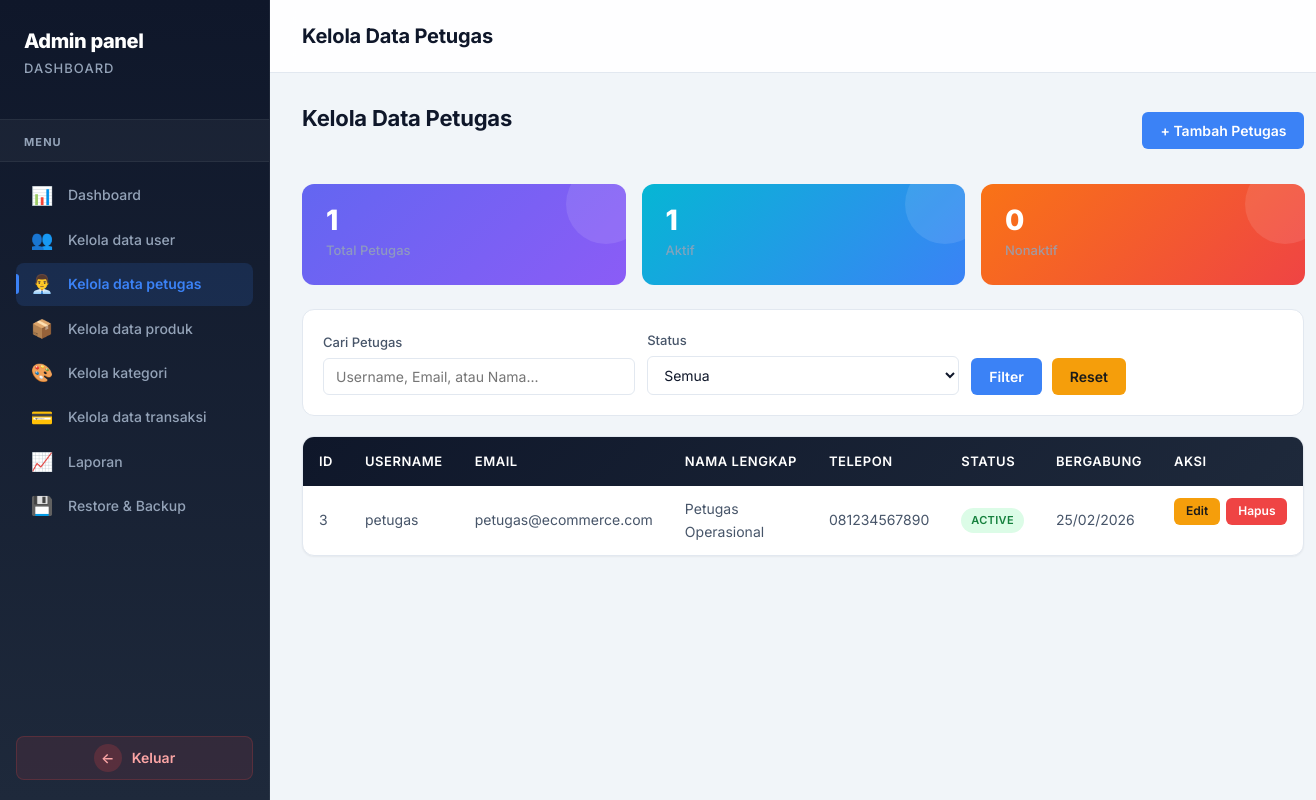
The app's page /Admin/kelola_petugas.php (signed in) with its own data.
### tables this page shows
CREATE TABLE `users` (
  `id` int(11) NOT NULL,
  `username` varchar(100) NOT NULL,
  `email` varchar(255) NOT NULL,
  `password` varchar(255) NOT NULL,
  `full_name` varchar(255) NOT NULL,
  `phone` varchar(20) DEFAULT NULL,
  `address` text DEFAULT NULL,
  `role` enum('admin','user','petugas') NOT NULL DEFAULT 'user',
  `status` enum('active','inactive') NOT NULL DEFAULT 'active',
  `created_at` timestamp NOT NULL DEFAULT current_timestamp(),
  `updated_at` timestamp NOT NULL DEFAULT current_timestamp() ON UPDATE current_timestamp()
);

### Admin/kelola_petugas.php (the view, shortened to what this page needs)
<?php
$current_page = basename($_SERVER['PHP_SELF']);
$search = $_GET['search'] ?? '';
$query = "SELECT * FROM users WHERE role = 'petugas' AND 1=1";
$params = [];
$query .= " ORDER BY created_at DESC";
try {
    $pdo = getDBConnection();
    $stmt = $pdo->prepare($query);
    $stmt->execute($params);
    $petugas = $stmt->fetchAll();
    $stmt = $pdo->query("SELECT COUNT(*) as total FROM users WHERE role = 'petugas'");
    $total = $stmt->fetch()['total'];
    $stmt = $pdo->query("SELECT COUNT(*) as total FROM users WHERE role = 'petugas' AND status = 'active'");
    $active = $stmt->fetch()['total'];
} catch (PDOException $e) { $error = 'Error: '.$e->getMessage(); $petugas = []; $total = 0; $active = 0; }
?>
<!DOCTYPE html>
<html lang="id">
<head>
    <link rel="stylesheet" href="../css/shared.css" />
</head>
<body data-role="admin">
<div class="main-container">
    <div class="sidebar">
        <div class="sidebar-header"><span class="admin-panel-title">Admin panel</span><span class="dashboard-title">Dashboard</span></div>
        <div class="menu-divider"><span class="menu-label">Menu</span></div>
        <nav class="sidebar-nav">
            <a href="dashboard_admin.php"><span class="nav-icon">📊</span> Dashboard</a>
            <a href="kelola_user.php"><span class="nav-icon">👥</span> Kelola data user</a>
            <a href="kelola_petugas.php" class="<?php echo $current_page == 'kelola_petugas.php' ? 'active' : ''; ?>"><span class="nav-icon">👨‍💼</span> Kelola data petugas</a>
            <a href="kelola_produk.php"><span class="nav-icon">📦</span> Kelola data produk</a>
                        <a href="kelola_kategori.php" class="<?php echo ($current_page == 'kelola_produk.php') ? 'active' : ''; ?>">
                <span class="nav-icon">🎨</span>
                Kelola kategori
            </a>
            <a href="kelola_transaksi.php"><span class="nav-icon">💳</span> Kelola data transaksi</a>
            <a href="laporan.php"><span class="nav-icon">📈</span> Laporan</a>
            <a href="restore_backup.php"><span class="nav-icon">💾</span> Restore & Backup</a>
        </nav>
        <a href="../Auth/logout.php" class="logout-button"><span class="logout-icon">←</span><span class="logout-text">Keluar</span></a>
    </div>
    <div class="main-content">
        <div class="top-bar"><h1>Kelola Data Petugas</h1></div>
        <div class="content-area">
            <div class="page-header">
                <h2 class="page-title">Kelola Data Petugas</h2>
                <button class="btn btn-primary" onclick="openModal('addModal')">+ Tambah Petugas</button>
            </div>
            <div class="stats-summary">
                <div class="stat-box"><div class="stat-number"><?php echo number_format($total); ?></div><div class="stat-label">Total Petugas</div></div>
                <div class="stat-box active"><div class="stat-number"><?php echo number_format($active); ?></div><div class="stat-label">Aktif</div></div>
                <div class="stat-box inactive"><div class="stat-number"><?php echo number_format($total - $active); ?></div><div class="stat-label">Nonaktif</div></div>
            </div>
            <div class="filter-section">
                <form method="GET" action="" class="filter-form">
                    <div class="filter-group"><label for="search">Cari Petugas</label><input type="text" id="search" name="search" value="<?php echo htmlspecialchars($search); ?>" placeholder="Username, Email, atau Nama..."></div>
                    <div class="filter-group"><label for="status">Status</label><select id="status" name="status"><option value="">Semua</option></select></div>
                    <div class="filter-group" style="min-width:auto;"><button type="submit" class="btn btn-primary">Filter</button><a href="kelola_petugas.php" class="btn btn-warning" style="margin-left:10px;">Reset</a></div>
                </form>
            </div>
            <div class="table-container">
                <table>
                    <thead><tr><th>ID</th><th>Username</th><th>Email</th><th>Nama Lengkap</th><th>Telepon</th><th>Status</th><th>Bergabung</th><th>Aksi</th></tr></thead>
                    <tbody>
                        <?php if(count($petugas) > 0): ?>
                            <?php foreach($petugas as $p): ?>
                            <tr>
                                <td><?php echo $p['id']; ?></td>
                                <td><?php echo htmlspecialchars($p['username']); ?></td>
                                <td><?php echo htmlspecialchars($p['email']); ?></td>
                                <td><?php echo htmlspecialchars($p['full_name']); ?></td>
                                <td><?php echo htmlspecialchars($p['phone'] ?? '-'); ?></td>
                                <td><span class="badge badge-<?php echo $p['status']; ?>"><?php echo ucfirst($p['status']); ?></span></td>
                                <td><?php echo date('d/m/Y', strtotime($p['created_at'])); ?></td>
                                <td class="action-buttons">
                                    <button class="btn btn-warning btn-sm" onclick="openEditModal(<?php echo htmlspecialchars(json_encode($p)); ?>)">Edit</button>
                                    <a href="?delete=<?php echo $p['id']; ?>" class="btn btn-danger btn-sm" onclick="return confirm('Hapus petugas ini?')">Hapus</a>
                                </td>
                            </tr>
                            <?php endforeach; ?>
                        <?php else: ?>
                            <tr><td colspan="8" style="text-align:center;padding:40px;">Tidak ada petugas ditemukan</td></tr>
                        <?php endif; ?>
                    </tbody>
                </table>
            </div>
        </div>
    </div>
</div>
</body>
</html>

### records on screen
users: id "3", username "petugas", email "petugas@ecommerce.com", full_name "Petugas Operasional", phone "081234567890", status "ACTIVE", created_at "25/02/2026"

### other values on screen
$total "1"
$active "1"
$total - $active "0"
